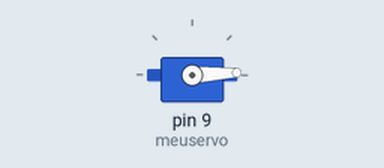
This sketch was run on a simulated Arduino Uno, built with avr-gcc and run on an emulated ATmega328P. Shown: servo.

Above: at 0.05 s.
At 1.2 s:
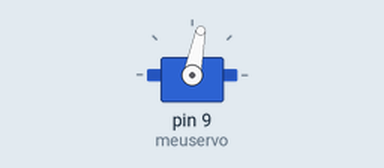
At 2.35 s:
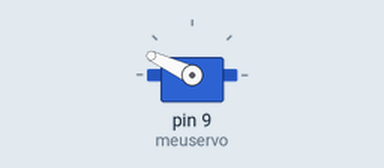
At 4.7 s:
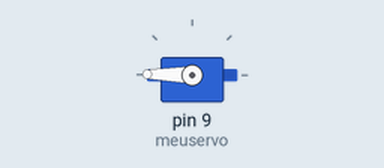
Timing chart, 0 to 6.1 s (numbered marks = the images above):
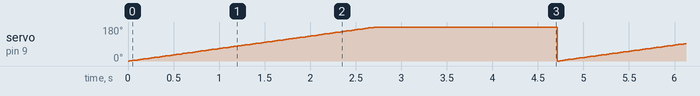

Measured:
- by itself, servo on pin 9 (meuservo): ramps from 0° to 179° and jumps back, once every 4.7 s

The sketch:

servo_sg90.ino
```cpp
/***********************************************************************************************
 * EXEMPLO DE APLICAÇÃO USANDO Servo Motor SG90                                                *
 * BY: LAB+ PROJETOS - 22.01.21 - UPDATE: 02.07.21                                             *
 ***********************************************************************************************/
#include <Servo.h>                              //Biblioteca para uso do Servo
Servo meuservo;                                 //Cria o objeto servo
int angulo = 0;                                 //Variável para ajustar o ângulo inicial

void setup()
{
meuservo.attach(9);                            //Declara o pino do servo
}

void loop()
{
  for (angulo = 0; angulo < 180; angulo += 1)   //Comando que muda a posição do servo de 0 para 180°
  {
    meuservo.write(angulo);                     //Comando para angulo específico
    delay(15);                                  //Aguarda 15ms
  }
delay(2000);                                    //Aguarda 2s
}
```
